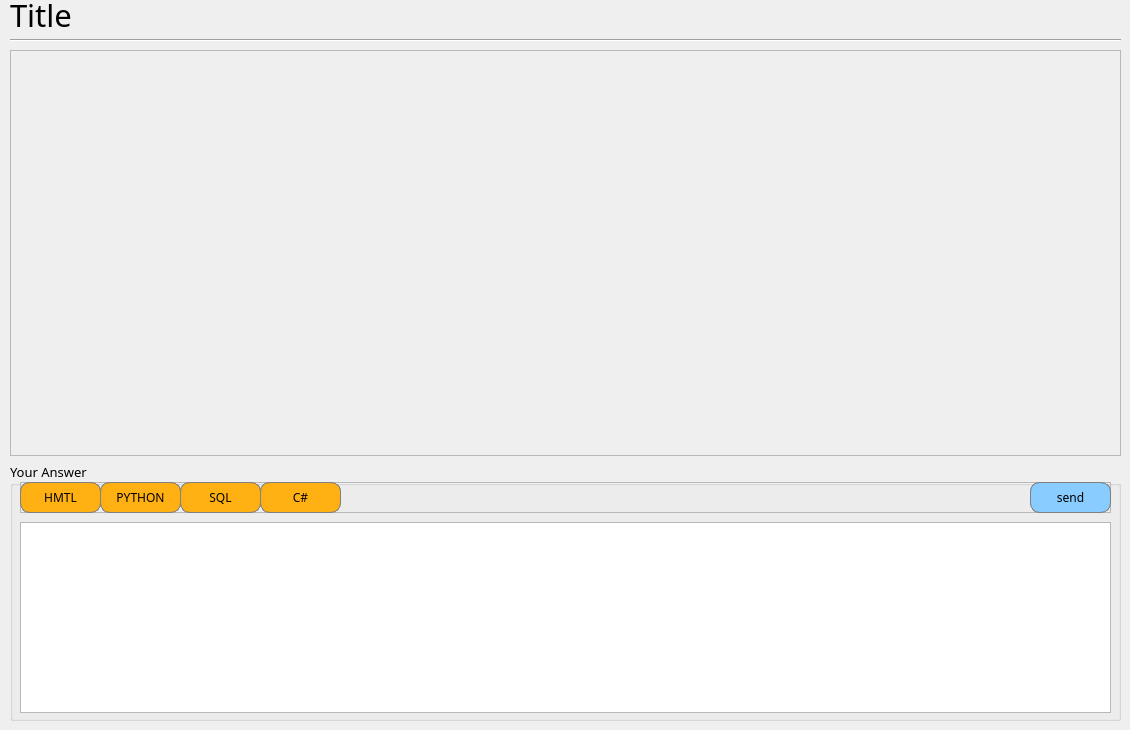
   <widget class="QWidget" name="board">
    <widget class="QWidget" name="layoutWidget_4">
     <property name="geometry">
      <rect>
       <x>10</x>
       <y>50</y>
       <width>1111</width>
       <height>671</height>
      </rect>
     </property>
     <layout class="QVBoxLayout" name="verticalLayout_13">
      <item>
       <layout class="QVBoxLayout" name="code_vlayout">
        <property name="spacing">
         <number>0</number>
        </property>
        <item>
         <widget class="QScrollArea" name="scrollArea">
          <property name="widgetResizable">
           <bool>true</bool>
          </property>
          <widget class="QWidget" name="scrollAreaWidgetContents_3">
           <property name="geometry">
            <rect>
             <x>0</x>
             <y>0</y>
             <width>1105</width>
             <height>400</height>
            </rect>
           </property>
           <layout class="QVBoxLayout" name="verticalLayout_7">
            <item>
             <spacer name="verticalSpacer_3">
              <property name="orientation">
               <enum>Qt::Vertical</enum>
              </property>
              <property name="sizeHint" stdset="0">
               <size>
                <width>20</width>
                <height>379</height>
               </size>
              </property>
             </spacer>
            </item>
           </layout>
          </widget>
         </widget>
        </item>
       </layout>
      </item>
      <item>
       <widget class="QGroupBox" name="groupBox_4">
        <property name="sizePolicy">
         <sizepolicy hsizetype="Minimum" vsizetype="Minimum">
          <horstretch>0</horstretch>
          <verstretch>0</verstretch>
         </sizepolicy>
        </property>
        <property name="minimumSize">
         <size>
          <width>0</width>
          <height>259</height>
         </size>
        </property>
        <property name="font">
         <font>
          <family>평창체 Regular</family>
          <pointsize>10</pointsize>
         </font>
        </property>
        <property name="title">
         <string>Your Answer</string>
        </property>
        <widget class="QTextEdit" name="ted_code">
         <property name="geometry">
          <rect>
           <x>10</x>
           <y>60</y>
           <width>1091</width>
           <height>191</height>
          </rect>
         </property>
        </widget>
        <widget class="QFrame" name="frame">
         <property name="geometry">
          <rect>
           <x>10</x>
           <y>20</y>
           <width>1091</width>
           <height>31</height>
          </rect>
         </property>
         <property name="frameShape">
          <enum>QFrame::StyledPanel</enum>
         </property>
         <property name="frameShadow">
          <enum>QFrame::Raised</enum>
         </property>
         <widget class="QWidget" name="widget" native="true">
          <property name="geometry">
           <rect>
            <x>0</x>
            <y>0</y>
            <width>81</width>
            <height>31</height>
           </rect>
          </property>
          <property name="styleSheet">
           <string notr="true">border : 1px solid gray;
border-radius:10px;
padding:5px;</string>
          </property>
          <widget class="QPushButton" name="btn_html">
           <property name="geometry">
            <rect>
             <x>0</x>
             <y>0</y>
             <width>81</width>
             <height>31</height>
            </rect>
           </property>
           <property name="font">
            <font>
             <family>평창체 Regular</family>
            </font>
           </property>
           <property name="styleSheet">
            <string notr="true">background-color: rgb(255, 177, 19);</string>
           </property>
           <property name="text">
            <string>HMTL</string>
           </property>
          </widget>
         </widget>
         <widget class="QWidget" name="widget_2" native="true">
          <property name="geometry">
           <rect>
            <x>80</x>
            <y>0</y>
            <width>81</width>
            <height>31</height>
           </rect>
          </property>
          <property name="styleSheet">
           <string notr="true">border : 1px solid gray;
border-radius:10px;
padding:5px;</string>
          </property>
          <widget class="QPushButton" name="btn_python">
           <property name="geometry">
            <rect>
             <x>0</x>
             <y>0</y>
             <width>81</width>
             <height>31</height>
            </rect>
           </property>
           <property name="font">
            <font>
             <family>평창체 Regular</family>
            </font>
           </property>
           <property name="styleSheet">
            <string notr="true">background-color: rgb(255, 177, 19);</string>
           </property>
           <property name="text">
            <string>PYTHON</string>
           </property>
          </widget>
         </widget>
         <widget class="QWidget" name="widget_3" native="true">
          <property name="geometry">
           <rect>
            <x>160</x>
            <y>0</y>
            <width>81</width>
            <height>31</height>
           </rect>
          </property>
          <property name="styleSheet">
           <string notr="true">border : 1px solid gray;
border-radius:10px;
padding:5px;</string>
          </property>
          <widget class="QPushButton" name="btn_sql">
           <property name="geometry">
            <rect>
             <x>0</x>
             <y>0</y>
             <width>81</width>
             <height>31</height>
            </rect>
           </property>
           <property name="font">
            <font>
             <family>평창체 Regular</family>
            </font>
           </property>
           <property name="styleSheet">
            <string notr="true">background-color: rgb(255, 177, 19);</string>
           </property>
           <property name="text">
            <string>SQL</string>
           </property>
          </widget>
         </widget>
         <widget class="QWidget" name="widget_5" native="true">
          <property name="geometry">
           <rect>
            <x>240</x>
            <y>0</y>
            <width>81</width>
            <height>31</height>
           </rect>
          </property>
          <property name="styleSheet">
           <string notr="true">border : 1px solid gray;
border-radius:10px;
padding:5px;</string>
          </property>
          <widget class="QPushButton" name="btn_c">
           <property name="geometry">
            <rect>
             <x>0</x>
             <y>0</y>
             <width>81</width>
             <height>31</height>
            </rect>
           </property>
           <property name="font">
            <font>
             <family>평창체 Regular</family>
            </font>
           </property>
           <property name="styleSheet">
            <string notr="true">background-color: rgb(255, 177, 19);</string>
           </property>
           <property name="text">
            <string>C#</string>
           </property>
          </widget>
         </widget>
         <widget class="QWidget" name="widget_13" native="true">
          <property name="geometry">
           <rect>
            <x>1010</x>
            <y>0</y>
            <width>81</width>
            <height>31</height>
           </rect>
          </property>
          <property name="styleSheet">
           <string notr="true">border : 1px solid gray;
border-radius:10px;
padding:5px;</string>
          </property>
          <widget class="QPushButton" name="btn_comm_send">
           <property name="geometry">
            <rect>
             <x>0</x>
             <y>0</y>
             <width>81</width>
             <height>31</height>
            </rect>
           </property>
           <property name="font">
            <font>
             <family>평창체 Regular</family>
            </font>
           </property>
           <property name="styleSheet">
            <string notr="true">background-color: rgb(137, 204, 255);</string>
           </property>
           <property name="text">
            <string>send</string>
           </property>
          </widget>
         </widget>
        </widget>
       </widget>
      </item>
     </layout>
    </widget>
    <widget class="Line" name="line">
     <property name="geometry">
      <rect>
       <x>10</x>
       <y>30</y>
       <width>1111</width>
       <height>21</height>
      </rect>
     </property>
     <property name="orientation">
      <enum>Qt::Horizontal</enum>
     </property>
    </widget>
    <widget class="QLabel" name="lb_title">
     <property name="geometry">
      <rect>
       <x>10</x>
       <y>0</y>
       <width>1109</width>
       <height>30</height>
      </rect>
     </property>
     <property name="sizePolicy">
      <sizepolicy hsizetype="Minimum" vsizetype="Preferred">
       <horstretch>0</horstretch>
       <verstretch>0</verstretch>
      </sizepolicy>
     </property>
     <property name="minimumSize">
      <size>
       <width>0</width>
       <height>30</height>
      </size>
     </property>
     <property name="font">
      <font>
       <family>평창체 Regular</family>
       <pointsize>23</pointsize>
      </font>
     </property>
     <property name="text">
      <string>Title</string>
     </property>
    </widget>
   </widget>
